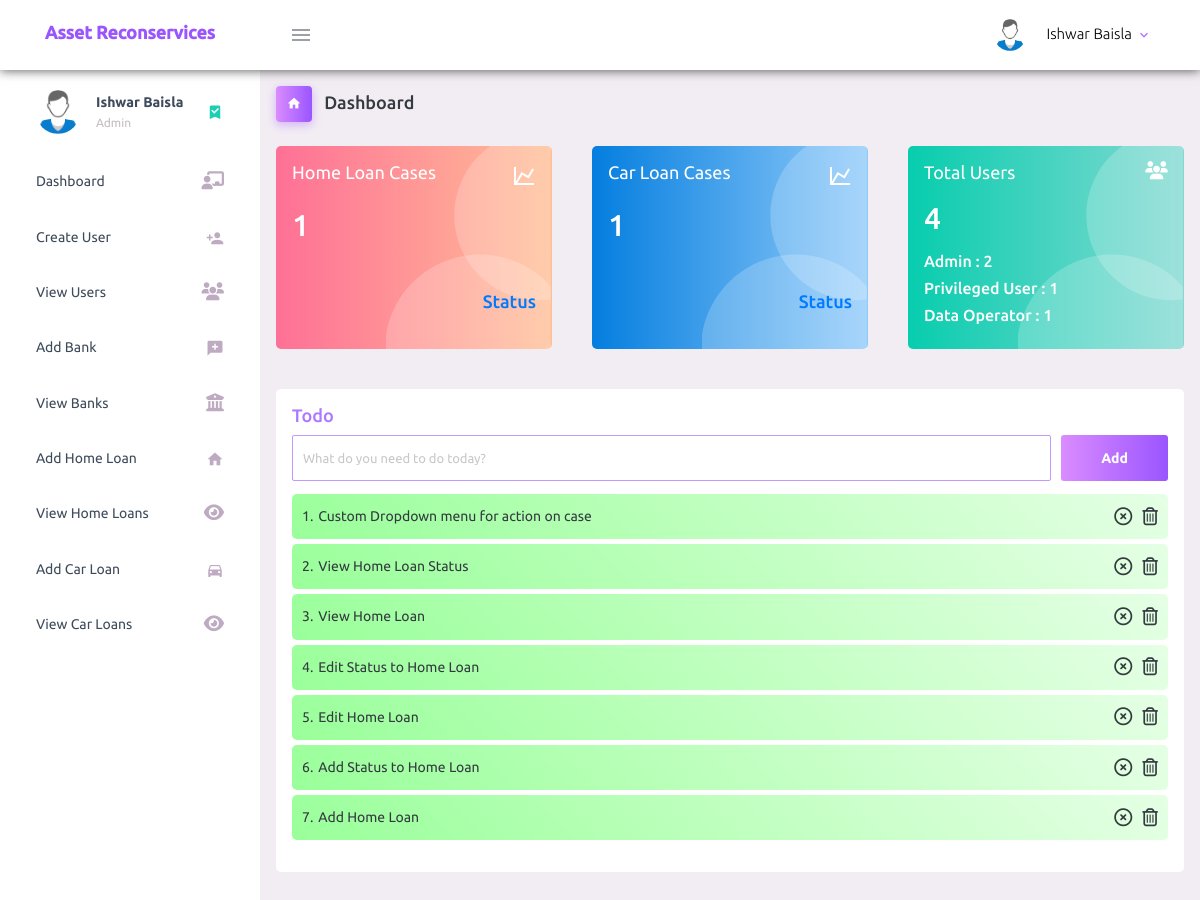
Before: / (signed in) with the older database file.
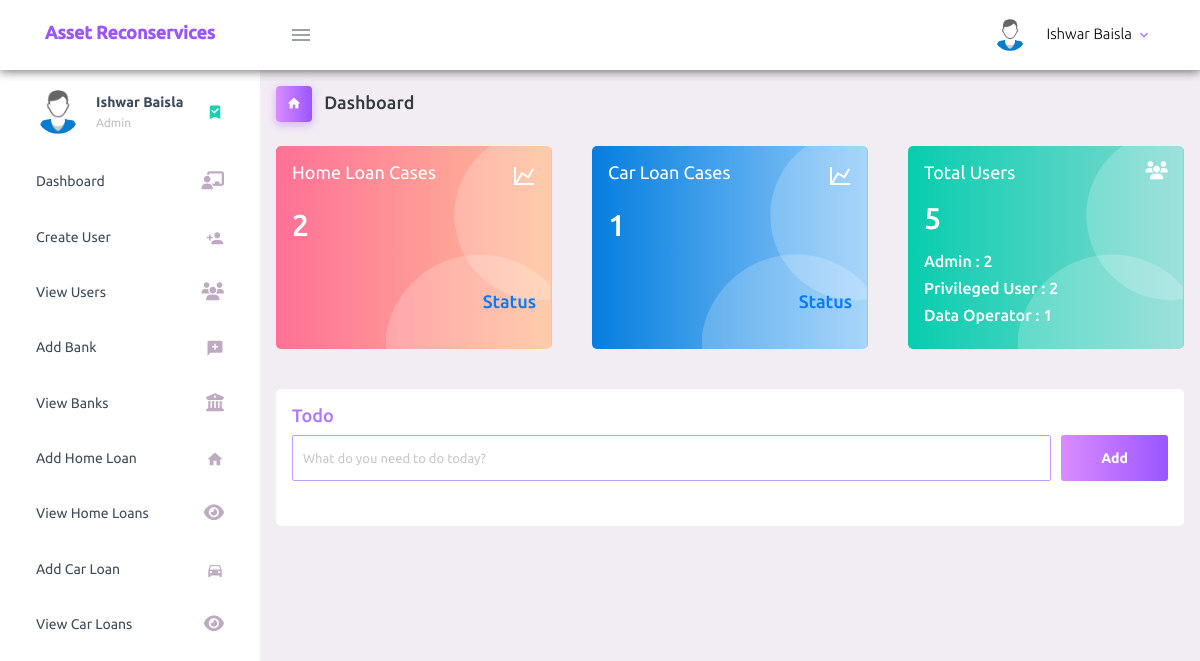
After: the same page with the newer database file.
### tables this page shows
CREATE TABLE `to_do` (
  `to_do_id` int(11) NOT NULL,
  `user_id` int(11) NOT NULL,
  `to_do_work` varchar(200) NOT NULL,
  `status` tinyint(4) NOT NULL
);

### index.php (the view, shortened to what this page needs)
<?php
  require_once('connection.php');
  $sql = "SELECT user_id FROM user_registration";
  $result = $conn->query($sql);
  $total_users = $result->num_rows;
  $sql = "SELECT user_id FROM user_registration WHERE user_role = '2'";
  $result = $conn->query($sql);
  $total_admin = $result->num_rows;
  $sql = "SELECT user_id FROM user_registration WHERE user_role = '1'";
  $result = $conn->query($sql);
  $total_privileged_user = $result->num_rows;
  $sql = "SELECT user_id FROM user_registration WHERE user_role = '0'";
  $result = $conn->query($sql);
  $total_data_operator = $result->num_rows;
  $sql = "SELECT home_loan_cid FROM home_loan";
  $result = $conn->query($sql);
  $total_home_loan = $result->num_rows;
  $sql = "SELECT car_loan_cid FROM car_loan";
  $result = $conn->query($sql);
  $total_car_loan = $result->num_rows;
?>
<!DOCTYPE html>
<html lang="en">
  <head>
    <?php require 'includes/layout.php'; ?>
  </head>
  <body>
    <div class="container-scroller">
      <?php require 'includes/dashboard-header.php'; ?>
      <div class="container-fluid page-body-wrapper">
        <?php require 'includes/side-navigation.php'; ?>
        <div class="main-panel">
          <div class="content-wrapper">
            <div class="page-header">
              <h3 class="page-title">
                <span class="page-title-icon bg-gradient-primary text-white mr-2">
                  <i class="mdi mdi-home"></i>
                </span> Dashboard
              </h3>
            </div>
            <div class="row">
              <div class="col-md-4 stretch-card grid-margin">
                <div class="card bg-gradient-danger card-img-holder text-white">
                  <div class="card-body">
                    <img src="assets/images/dashboard/circle.svg" class="card-img-absolute" alt="circle-image" />
                    <h4 class="font-weight-normal mb-3">Home Loan Cases <i class="mdi mdi-chart-line mdi-24px float-right"></i>
                    </h4>
                    <h2 class="mb-5"><?php echo $total_home_loan; ?></h2>
                    <h4 class="form-inline justify-content-end z-ind-10">
                      <a href="home-loan-current-status.php">Status</a>
                    </h4>
                  </div>
                </div>
              </div>
              <div class="col-md-4 stretch-card grid-margin">
                <div class="card bg-gradient-info card-img-holder text-white">
                  <div class="card-body">
                    <img src="assets/images/dashboard/circle.svg" class="card-img-absolute" alt="circle-image" />
                    <h4 class="font-weight-normal mb-3">Car Loan Cases <i class="mdi mdi-chart-line mdi-24px float-right"></i>
                    </h4>
                    <h2 class="mb-5"><?php echo $total_car_loan; ?></h2>
                    <h4 class="form-inline justify-content-end z-ind-10">
                      <a href="car-loan-current-status.php">Status</a>
                    </h4>
                  </div>
                </div>
              </div>
              <div class="col-md-4 stretch-card grid-margin">
                <div class="card bg-gradient-success card-img-holder text-white">
                  <div class="card-body">
                    <img src="assets/images/dashboard/circle.svg" class="card-img-absolute" alt="circle-image" />
                    <h4 class="font-weight-normal mb-3">Total Users <i class="fas fa-users mdi-24px float-right"></i>
                    </h4>
                    <h2 class="mb-3"><?php echo $total_users; ?></h2>
                    <h5>Admin : <?php echo $total_admin; ?></h5>
                    <h5>Privileged User : <?php echo $total_privileged_user; ?></h5>
                    <h5>Data Operator : <?php echo $total_data_operator; ?></h5>
                  </div>
                </div>
              </div>
              <div class="col-md-12 grid-margin stretch-card">
                <div class="card">
                  <div class="card-body">
                    <h4 class="theme-text">Todo</h4>
                    <form class="d-flex" method="POST">
                      <input style="margin-right: 10px;" type="text" id="to-do-work" class="form-control todo-list-input form-input" placeholder="What do you need to do today?">
                      <button class="add btn btn-gradient-primary font-weight-bold todo-list-add-btn" type="submit" id="add-task">Add</button>
                    </form>
                    <div class="">
                      <ul id="all-to-do-list" class="">
                        <?php
                            $sql = "SELECT * FROM to_do WHERE user_id = '$_SESSION[user_id]' ORDER BY to_do_id DESC";
                            $result = $conn->query($sql);
                            $index = 0;
                            while($row = $result->fetch_assoc()){
                              if($row['status'] == '1')
                                  $css_class = 'bg-gradient-suc'
                          ?>
                          <li class="<?php echo $css_class; ?>">
                              <div>
                                  <span><?php echo ($index+1).'.'; ?></span>
                                  <label><?php echo $row['to_do_work']; ?></label>
                              </div>
                              <span>
                                  <?php if($row['status'] == '1'){ ?>
                                          <i class="far fa-times-circle make-status-incomplete"></i>
                                  <?php
                                      }
                                  ?>
                                  <i class="far fa-trash-alt remove-to-do-work"></i>
                              </span>
                          </li>
                          <?php
                            $index += 1;
                            }
                        ?>
                      </ul>
                    </div>
                  </div>
                </div>
              </div>
        </div>
      </div>
    </div>
  </body>
</html>

### includes/layout.php (shortened to what this page needs)
<link rel="stylesheet" href="assets/vendors/mdi/css/materialdesignicons.min.css">
<link rel="stylesheet" href="assets/vendors/css/vendor.bundle.base.css">
<link rel="stylesheet" href="assets/css/style.css">

### includes/dashboard-header.php (shortened to what this page needs)
<nav class="asset-header navbar default-layout-navbar col-lg-12 col-12 p-0 fixed-top d-flex flex-row">
  <div class="text-center navbar-brand-wrapper d-flex align-items-center justify-content-center">
    <a class="navbar-brand brand-logo" href="index.php">
      <h3 class="logo-container">
        <span style=" font-size:18px;">Asset Reconservices</span>
      </h3>
    </a>
  </div>
  <div class="navbar-menu-wrapper d-flex align-items-stretch">
    <button class="navbar-toggler navbar-toggler align-self-center" type="button" data-toggle="minimize">
      <span class="mdi mdi-menu"></span>
    </button>
    <ul class="navbar-nav navbar-nav-right">
      <li class="nav-item nav-profile dropdown">
        <a class="nav-link dropdown-toggle" id="profileDropdown" href="#" data-toggle="dropdown" aria-expanded="false">
          <div class="nav-profile-img">
            <img src="assets/images/faces-clipart/pic-1.png" alt="">
          </div>
          <div class="nav-profile-text">
            <p class="mb-1 text-black"><?php echo $_SESSION['user_full_name']; ?></p>
          </div>
        </a>
      </li>
    </div>
</nav>

### includes/side-navigation.php (shortened to what this page needs)
<?php
  $sql = "SELECT home_loan_cid FROM home_loan";
  $home_loans_res = $conn->query($sql);
  $total_home_loan_cases = $home_loans_res->num_rows;
  $sql = "SELECT car_loan_cid FROM car_loan";
  $car_loans_res = $conn->query($sql);
  $total_car_loan_cases = $car_loans_res->num_rows;
?>
<div class="sidebar-space-cover"></div>
<nav class="sidebar sidebar-offcanvas" id="sidebar">
  <ul class="nav">
  <li class="nav-item nav-profile">
      <a onclick="return false" href="" class="nav-link">
        <div class="nav-profile-image">
            <img src="assets/images/faces-clipart/pic-1.png" alt="">
        </div>
        <div class="nav-profile-text d-flex flex-column">
          <span class="font-weight-bold mb-2"><?php echo $_SESSION['user_full_name']; ?></span>
          <span class="text-secondary text-small">
            <?php
              $logged_in_user_role = $_SESSION['user_role'];
              if($logged_in_user_role == '2')
                echo 'Admin';
            ?>
          </span>
        </div>
        <i class="mdi mdi-bookmark-check text-success nav-profile-badge"></i>
      </a>
    </li>
    <li class="nav-item">
      <a class="nav-link" href="index.php">
        <span class="menu-title">Dashboard</span>
        <i class="fas fa-chalkboard-teacher menu-icon"></i>
      </a>
    </li>
    <?php if($logged_in_user_role == '2'){ ?>
    <li class="nav-item">
      <a class="nav-link" href="create-user.php  ">
        <span class="menu-title">Create User</span>
        <i class="mdi mdi-account-plus menu-icon"></i>
      </a>
    </li>
    <?php } ?>
    <?php if($logged_in_user_role == '2'){ ?>
    <li class="nav-item">
      <a class="nav-link" href="view-users.php  ">
        <span class="menu-title">View Users</span>
        <i class="fas fa-users menu-icon"></i>
      </a>
    </li>
    <?php } ?>
    <li class="nav-item">
      <a class="nav-link" href="add-bank.php  ">
        <span class="menu-title">Add Bank</span>
        <i class="mdi mdi-message-plus menu-icon"></i>
      </a>
    </li>
    <li class="nav-item">
      <a class="nav-link" href="view-banks.php  ">
        <span class="menu-title">View Banks</span>
        <i class="fas fa-university menu-icon"></i>
      </a>
    </li>
    <li class="nav-item">
      <a class="nav-link" href="home-loan.php  ">
        <span class="menu-title">Add Home Loan</span>
        <i class="mdi mdi-home menu-icon"></i>
      </a>
    </li>
    <?php if($total_home_loan_cases){ ?>
    <li class="nav-item">
      <a class="nav-link" href="view-home-loans.php  ">
        <span class="menu-title">View Home Loans</span>
        <i class="fas fa-eye menu-icon"></i>
      </a>
    </li>
    <?php } ?>
    <li class="nav-item">
      <a class="nav-link" href="car-loan.php  ">
        <span class="menu-title">Add Car Loan</span>
        <i class="mdi mdi-car menu-icon"></i>
      </a>
    </li>
    <?php if($total_car_loan_cases){ ?>
    <li class="nav-item">
      <a class="nav-link" href="view-car-loans.php  ">
        <span class="menu-title">View Car Loans</span>
        <i class="fas fa-eye menu-icon"></i>
      </a>
    </li>
    <?php } ?>
  </ul>
</nav>

Changed rows visible on the page:
removed to_do: to_do_work "Custom Dropdown menu for action on case"
removed to_do: to_do_work "View Home Loan Status"
removed to_do: to_do_work "View Home Loan"
removed to_do: to_do_work "Edit Status to Home Loan"
removed to_do: to_do_work "Edit Home Loan"
removed to_do: to_do_work "Add Status to Home Loan"
removed to_do: to_do_work "Add Home Loan"
Other visible differences:
$total_home_loan: "1" → "2"
$total_users: "4" → "5"
